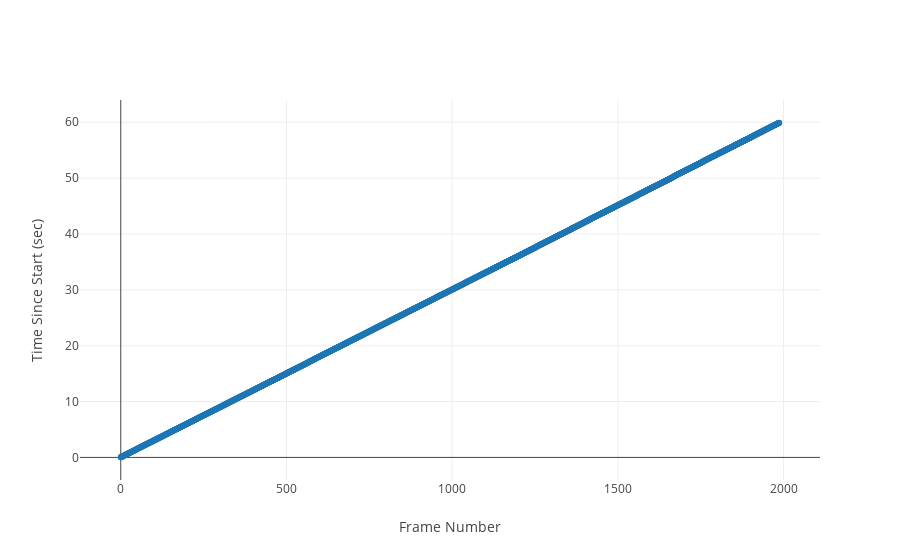

Notebook cell for this chart:
### Markdown cell above
Looks pretty good, right?

### Code cell
fig = {
    'data': [{
        'x': frame_df.value, 
        'y': frame_df.secondsSinceStart, 
        'text': '', 
        'mode': 'markers', 
        'name': ''
    }],
    'layout': {
        'xaxis': {'title': 'Frame Number'},
        'yaxis': {'title': "Time Since Start (sec)"}
    }
}

iplot(fig, filename='pandas/multiple-scatter')

### Figure 1 — Plotly figure (JSON) as saved in the notebook; plotly's stock layout.template omitted (floating-point values rounded to 4 significant figures; data arrays with more than 128 entries replaced by an {"elided": "..."} marker saying what was removed)
{"data": [{"mode": "markers", "name": "", "text": "", "x": {"elided": "1988 int values"}, "y": {"elided": "1988 float values"}}], "layout": {"xaxis": {"title": "Frame Number"}, "yaxis": {"title": "Time Since Start (sec)"}}}
